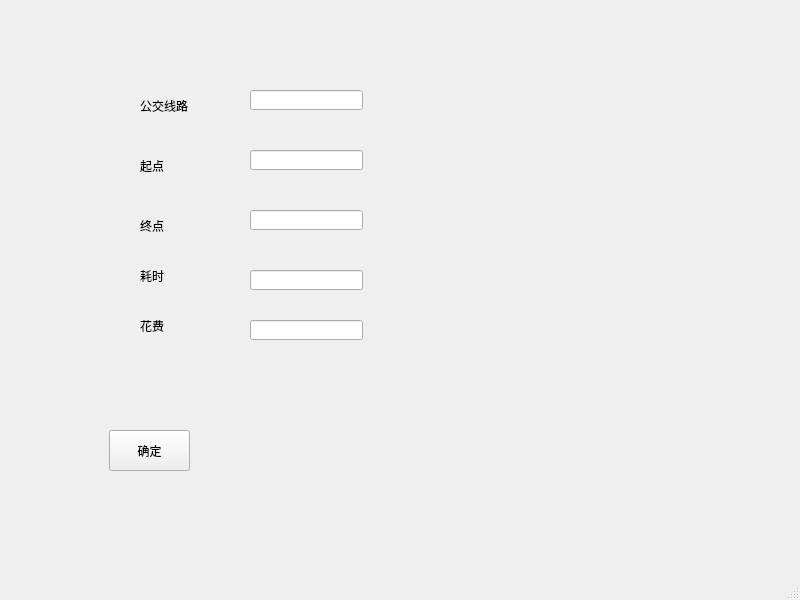
<?xml version="1.0" encoding="UTF-8"?>
<ui version="4.0">
 <class>pathadd</class>
 <widget class="QMainWindow" name="pathadd">
  <property name="geometry">
   <rect>
    <x>0</x>
    <y>0</y>
    <width>800</width>
    <height>600</height>
   </rect>
  </property>
  <property name="windowTitle">
   <string>MainWindow</string>
  </property>
  <widget class="QWidget" name="centralwidget">
   <widget class="QLineEdit" name="busEdit">
    <property name="geometry">
     <rect>
      <x>250</x>
      <y>90</y>
      <width>113</width>
      <height>20</height>
     </rect>
    </property>
   </widget>
   <widget class="QLineEdit" name="startEdit">
    <property name="geometry">
     <rect>
      <x>250</x>
      <y>150</y>
      <width>113</width>
      <height>20</height>
     </rect>
    </property>
   </widget>
   <widget class="QLineEdit" name="endEdit">
    <property name="geometry">
     <rect>
      <x>250</x>
      <y>210</y>
      <width>113</width>
      <height>20</height>
     </rect>
    </property>
   </widget>
   <widget class="QLineEdit" name="timeEdit">
    <property name="geometry">
     <rect>
      <x>250</x>
      <y>270</y>
      <width>113</width>
      <height>20</height>
     </rect>
    </property>
   </widget>
   <widget class="QLineEdit" name="costEdit">
    <property name="geometry">
     <rect>
      <x>250</x>
      <y>320</y>
      <width>113</width>
      <height>20</height>
     </rect>
    </property>
   </widget>
   <widget class="QLabel" name="label">
    <property name="geometry">
     <rect>
      <x>140</x>
      <y>100</y>
      <width>54</width>
      <height>12</height>
     </rect>
    </property>
    <property name="text">
     <string>公交线路</string>
    </property>
   </widget>
   <widget class="QLabel" name="label_2">
    <property name="geometry">
     <rect>
      <x>140</x>
      <y>160</y>
      <width>54</width>
      <height>12</height>
     </rect>
    </property>
    <property name="text">
     <string>起点</string>
    </property>
   </widget>
   <widget class="QLabel" name="label_3">
    <property name="geometry">
     <rect>
      <x>140</x>
      <y>220</y>
      <width>54</width>
      <height>12</height>
     </rect>
    </property>
    <property name="text">
     <string>终点</string>
    </property>
   </widget>
   <widget class="QLabel" name="label_4">
    <property name="geometry">
     <rect>
      <x>140</x>
      <y>270</y>
      <width>54</width>
      <height>12</height>
     </rect>
    </property>
    <property name="text">
     <string>耗时</string>
    </property>
   </widget>
   <widget class="QLabel" name="label_5">
    <property name="geometry">
     <rect>
      <x>140</x>
      <y>320</y>
      <width>54</width>
      <height>12</height>
     </rect>
    </property>
    <property name="text">
     <string>花费</string>
    </property>
   </widget>
   <widget class="QPushButton" name="addButton">
    <property name="geometry">
     <rect>
      <x>109</x>
      <y>430</y>
      <width>81</width>
      <height>41</height>
     </rect>
    </property>
    <property name="text">
     <string>确定</string>
    </property>
   </widget>
  </widget>
  <widget class="QMenuBar" name="menubar">
   <property name="geometry">
    <rect>
     <x>0</x>
     <y>0</y>
     <width>800</width>
     <height>21</height>
    </rect>
   </property>
  </widget>
  <widget class="QStatusBar" name="statusbar"/>
 </widget>
 <resources/>
 <connections/>
</ui>
